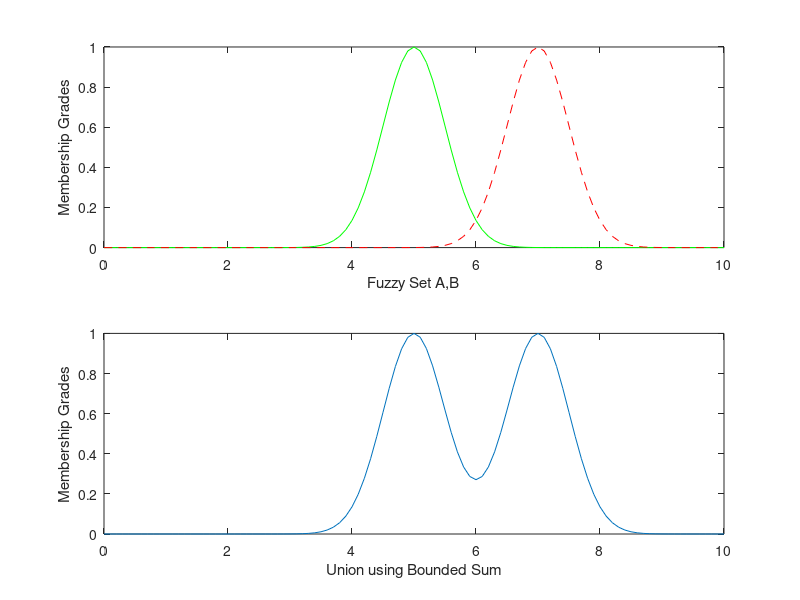

Write the MATLAB code that produced this figure.
x=0:.1:10;
y=gaussmf(x,[0.5 5]);
z=gaussmf(x,[0.5 7]);
a=min(1,y+z);
subplot(2,1,1):plot(x,y,'g-',x,z,'r--');
xlabel('Fuzzy Set A,B');
ylabel('Membership Grades');
subplot(2,1,2):plot(x,a);
axis([0 10 0 1]);
xlabel('Union using Bounded Sum');
ylabel('Membership Grades');